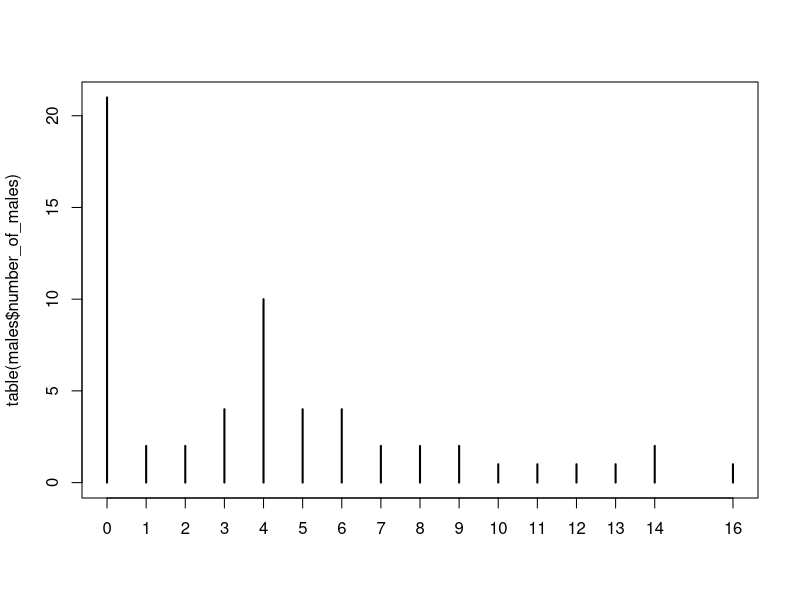
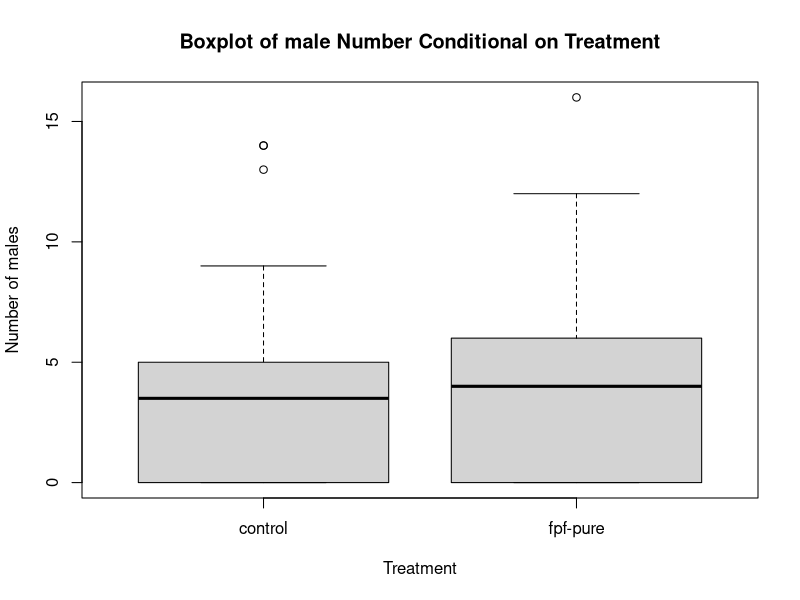
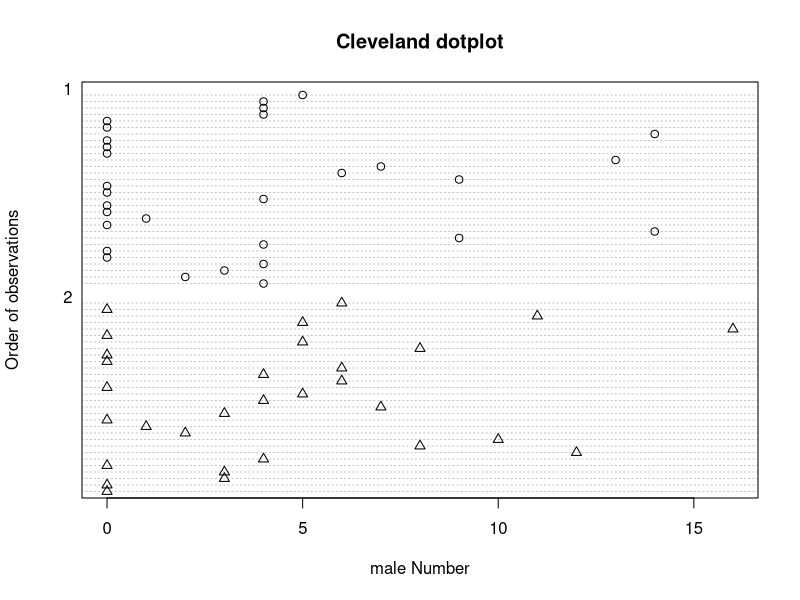
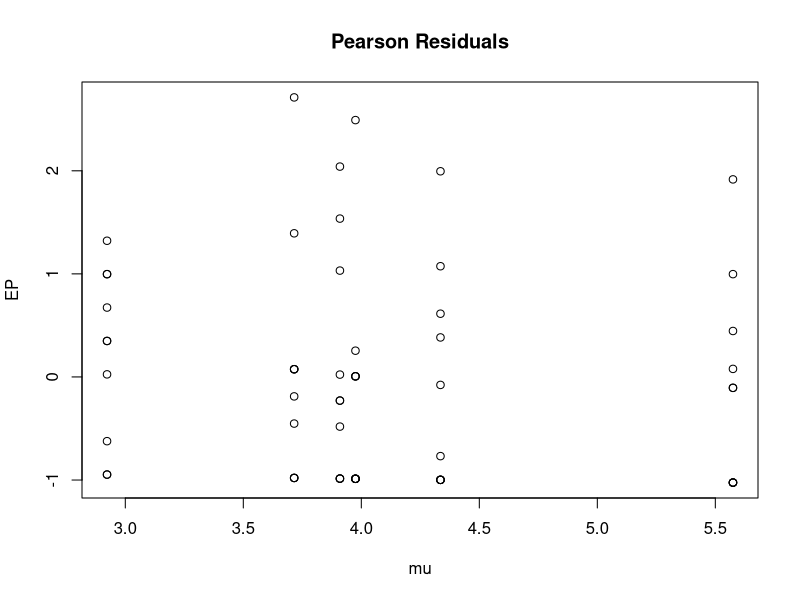
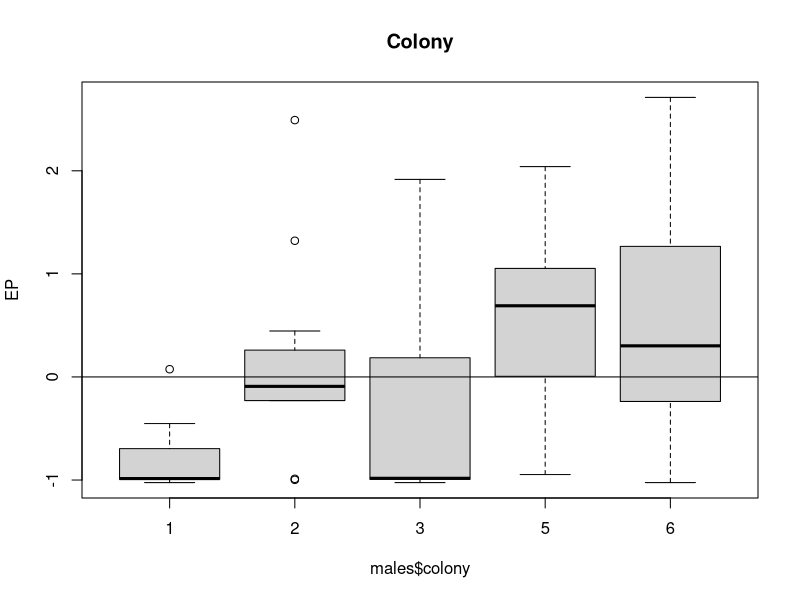
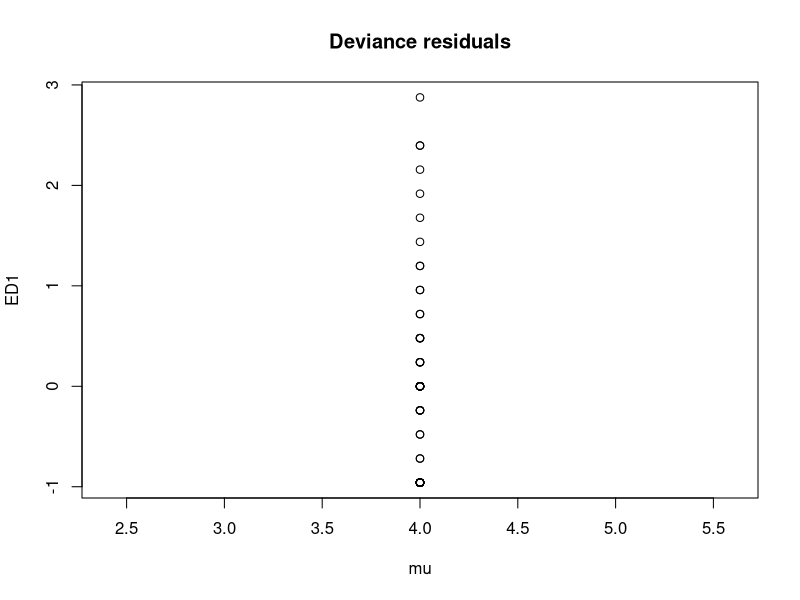
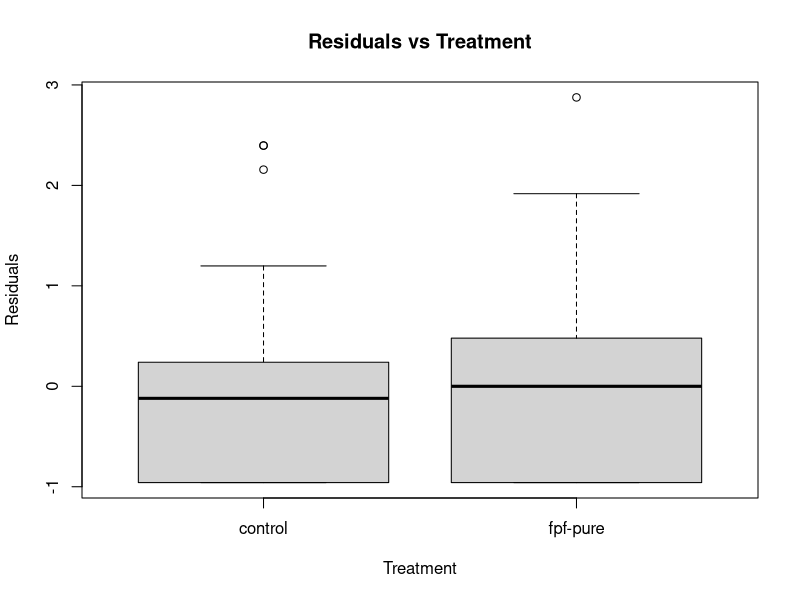
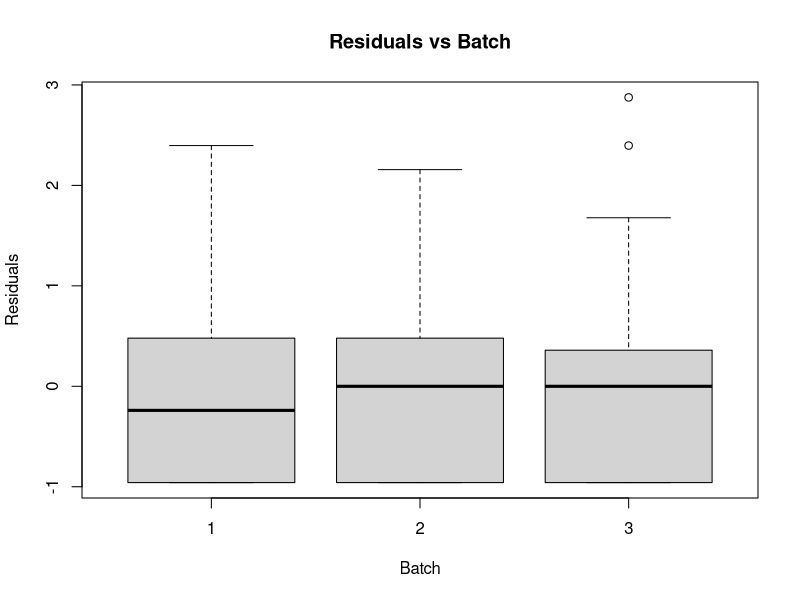

Here is the R script that generated these plots, in order:
## ---- chunk 1
knitr::opts_chunk$set(echo = FALSE, message = FALSE, warning = FALSE)
## ---- chunk 2
males <- read.csv("input/number_of_males.csv")

males$batch <- as.factor(males$batch)
males$colony <- as.factor(males$colony)
males$treatment <- as.factor(males$treatment)

males$number_of_males <- as.numeric(males$number_of_males)
## ---- chunk 3
plot(table(males$number_of_males))
## ---- chunk 4
boxplot(number_of_males ~ treatment,
        varwidth = TRUE, xlab = "Treatment",
        main = "Boxplot of male Number Conditional on Treatment", 
        ylab = "Number of males", data = males)

males$clevelandcode <- factor(
ifelse(males$treatment == "control",
1,
2))

males$clevelandcode <- as.numeric(males$clevelandcode)


dotchart(males$number_of_males,
         groups = factor(males$clevelandcode),
         ylab = "Order of observations",
         xlab = "male Number", main = "Cleveland dotplot", pch = males$clevelandcode)
## ---- chunk 5
library(glmmTMB)

M1 <- glmmTMB(number_of_males ~ treatment * batch,
              data = males,
              ziformula=~1,
              family = poisson)

M2 <- glmmTMB(number_of_males ~ treatment * batch,
              data = males,
              ziformula=~1,
              family = "nbinom2",)

anova(M1,M2)
## ---- chunk 6
library(pscl)

Zip1 <- zeroinfl(number_of_males ~ treatment * batch | 1, dist = "poisson",
                 link = "logit", data = males)

Zinb1 <- zeroinfl(number_of_males ~ treatment * batch | 1, dist = "negbin",
                 link = "logit", data = males)

library(lmtest)
lrtest(Zip1,Zinb1)

EP <- residuals(Zinb1, type = "pearson")

mu <- predict(Zinb1, type = "response")

plot(x = mu, y = EP, main = "Pearson Residuals")

boxplot(EP ~ males$colony, main = "Colony")
abline(0, 0)
## ---- chunk 7
M3 <- glmmTMB(number_of_males ~ treatment * batch,
              data = males,
              ziformula=~1,
              family = "nbinom2",
              REML = TRUE)


M4 <- glmmTMB(number_of_males ~ treatment * batch + (1 | colony),
              data = males,
              ziformula=~1,
              family = "nbinom2",
              REML = TRUE)

# again I don't understand why lrtest isn't performing boundary correction. Divide by 2
# for random intercept vs no random intercept model. 
lrtest(M3, M4)
anova(M3, M4)
## ---- chunk 8
# with colony
M5 <- glmmTMB(number_of_males ~ treatment * batch + (1 | colony),
              data = males,
              ziformula=~1,
              family = "nbinom2")

M5a <- glmmTMB(number_of_males ~ treatment + batch + (1 | colony),
              data = males,
              ziformula=~1,
              family = "nbinom2")

anova(M5, M5a)

# removed interaction. M5a reference.

# remove batch
M5b <- glmmTMB(number_of_males ~ treatment + (1 | colony),
              data = males,
              ziformula=~1,
              family = "nbinom2")

anova(M5a, M5b)

# remove treatment
M5c <- glmmTMB(number_of_males ~ batch + (1 | colony),
              data = males,
              ziformula=~1,
              family = "nbinom2")

anova(M5a, M5c)

# treatment least significant so remove. M5c reference
M5d <- glmmTMB(number_of_males ~ 1 + (1 | colony),
              data = males,
              ziformula=~1,
              family = "nbinom2")

anova(M5c, M5d)

# batch not significant either. M5d final model. 
## ---- chunk 9
summary(M5d)
## ---- chunk 10
Zinb1a <- zeroinfl(number_of_males ~ treatment + batch | 1, dist = "negbin",
                 link = "logit", data = males)

lrtest(Zinb1, Zinb1a)

# Zinb1a reference
Zinb1b <- zeroinfl(number_of_males ~ treatment | 1, dist = "negbin",
                 link = "logit", data = males)

lrtest(Zinb1a, Zinb1b)

Zinb1c <- zeroinfl(number_of_males ~ batch | 1, dist = "negbin",
                 link = "logit", data = males)

lrtest(Zinb1a, Zinb1c)

# Zinb1c reference
Zinb1d <- zeroinfl(number_of_males ~ 1 | 1, dist = "negbin",
                 link = "logit", data = males)

lrtest(Zinb1c, Zinb1d)
## ---- chunk 11
summary(Zinb1d)
## ---- chunk 12
ED1 <- resid(Zinb1d, type = "pearson")

mu <- predict(Zinb1d, type = "response")

plot(x = mu, y = ED1, main = "Deviance residuals")

boxplot(ED1 ~ treatment,
        varwidth = TRUE, xlab = "Treatment",
        main = "Residuals vs Treatment", 
        ylab = "Residuals", data = males)

boxplot(ED1 ~ batch,
        varwidth = TRUE, xlab = "Batch",
        main = "Residuals vs Batch", 
        ylab = "Residuals", data = males)
## ---- chunk 13
Zinb1a <- zeroinfl(number_of_males ~ treatment + batch | 1, dist = "negbin",
                 link = "logit", data = males)

lrtest(Zinb1, Zinb1a)

Zinb1b <- zeroinfl(number_of_males ~ treatment | 1, dist = "negbin",
                 link = "logit", data = males)

Zinb1c <- zeroinfl(number_of_males ~ batch | 1, dist = "negbin",
                 link = "logit", data = males)

Zinb1d <- zeroinfl(number_of_males ~ 1 | 1, dist = "negbin",
                 link = "logit", data = males)

lrtest(Zinb1c, Zinb1d)

lrtest(Zinb1b, Zinb1d)
## ---- chunk 14
M3 <- glmmTMB(number_of_males ~ treatment * batch,
              data = males,
              ziformula=~1,
              family = "nbinom2",
              REML = TRUE)


M4 <- glmmTMB(number_of_males ~ treatment * batch + (1 | colony),
              data = males,
              ziformula=~1,
              family = "nbinom2",
              REML = TRUE)

# again I don't understand why lrtest isn't performing boundary correction. Divide by 2
# for random intercept vs no random intercept model. 
lrtest(M3, M4)
anova(M3, M4)
## ---- chunk 15
M3 <- glmmTMB(number_of_males ~ 1,
              data = males,
              ziformula=~1,
              family = "nbinom2",
              REML = TRUE)

summary(M3)
## ---- chunk 16
males$treatment <- relevel(males$treatment, "control")
M4 <- glmmTMB(number_of_males ~ 1 + treatment,
              data = males,
              ziformula=~1,
              family = "nbinom2",
              REML = TRUE)

summary(M4)

# control ci
con_ci <- confint(M4)

# fpf ci
males$treatment <- relevel(males$treatment, "fpf-pure")

M4 <- glmmTMB(number_of_males ~ 1 + treatment,
              data = males,
              ziformula=~1,
              family = "nbinom2",
              REML = TRUE)

fpf_ci <- confint(M4)

# assemble dataframe
row1 <- c(treatment="control", Prediction = exp(con_ci [1,3]), ci_l = exp(con_ci [1,1]), ci_h = exp(con_ci [1,2]))


row2 <- c(treatment="fpf-pure", Prediction = exp(fpf_ci [1,3]), ci_l = exp(fpf_ci [1,1]), ci_h = exp(fpf_ci [1,2]))

predictions <- as.data.frame(rbind(row1, row2))

predictions$Prediction <- as.numeric(as.character(predictions$Prediction))
predictions$ci_l <- as.numeric(as.character(predictions$ci_l))
predictions$ci_h <- as.numeric(as.character(predictions$ci_h))
## ---- chunk 17
library(tidyverse)

# ggplot
p1 <- ggplot(data = predictions, aes(x = treatment, y = Prediction, colour = as.factor(treatment))) + 
  
  geom_point(position = position_dodge(width = 0.75), size = 3) +
  
  geom_errorbar(aes(x = treatment,
                    ymin = ci_l,
                    ymax = ci_h,
                    colour = as.factor(treatment)),
                position = position_dodge(width = 0.75),
                width = 0.05, 
                size = 0.8) +
  
  geom_point(data = males,
             aes(x = treatment,
                 y = number_of_males,
                 colour = as.factor(treatment)),
             alpha = 0.4,
             position  = position_jitterdodge(),
             show.legend = FALSE) +
  
  theme_bw() +

  labs(y = "Number of Males", colour = "Treatment") +
    
  # theme(axis.text.x = element_text(angle = 90, vjust = 0.5, hjust=1)) +
    
  ggtitle("Male Number") +
    
  theme(plot.title = element_text(hjust = 0.5), axis.title.x = element_blank()) +
  
  scale_color_manual(values = c("#117733", "#332288")) 

p1
## ---- chunk 18
cairo_pdf(file = "./treatment_boxplot.pdf",   # The directory you want to save the file in
  width = 8, # The width of the plot in inches
  height = 6) # The height of the plot in inches

p1

 dev.off()
